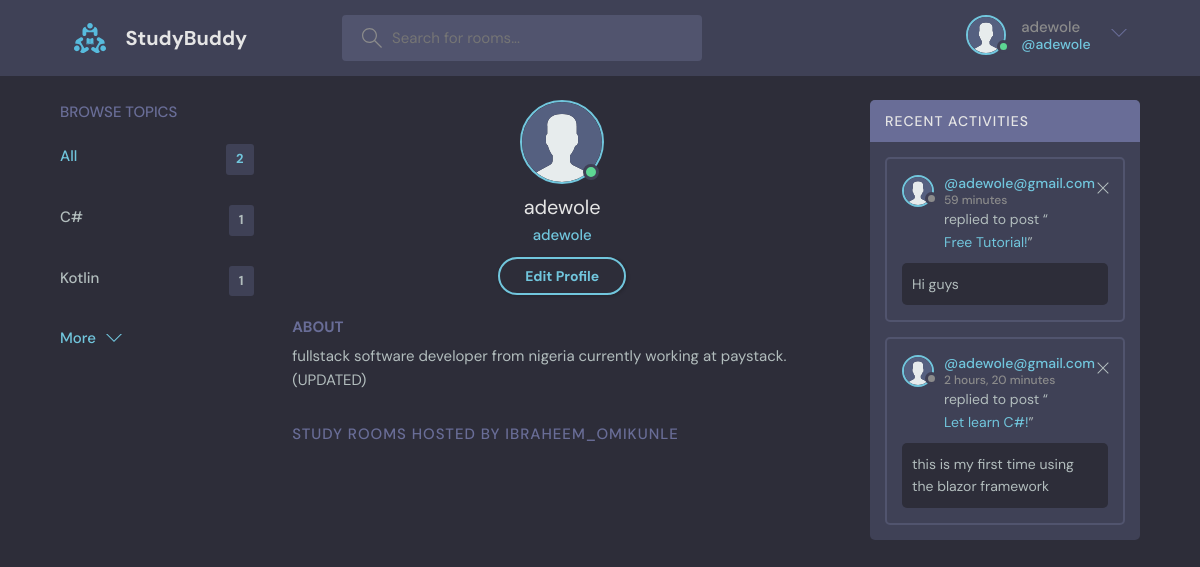
The page /profile/1/ (signed in) on the database its author committed.
### base/models.py (models this page shows, shortened)
class User(AbstractUser):
    name = models.CharField(max_length=200, null=True)
    email = models.EmailField(unique=True, null=True)
    bio = models.TextField(null=True)
    avatar = models.ImageField(null=True, default="avatar.svg")
    USERNAME_FIELD = 'email'
    REQUIRED_FIELDS = []

class Topic(models.Model):
    name = models.CharField(max_length=200)

class Message(models.Model):
    user = models.ForeignKey(User, on_delete=models.CASCADE)
    room = models.ForeignKey(Room, on_delete=models.CASCADE)
    body = models.TextField()
    updated = models.DateTimeField(auto_now=True)
    created = models.DateTimeField(auto_now_add=True)
    class Meta:
        ordering = ['-updated', '-created']

class Room(models.Model):
    host = models.ForeignKey(User, on_delete=models.SET_NULL, null=True)
    topic = models.ForeignKey(Topic, on_delete=models.SET_NULL, null=True)
    name = models.CharField(max_length=200)
    description = models.TextField(null=True, blank=True)
    participants = models.ManyToManyField(User, related_name='participants', blank=True)
    updated = models.DateTimeField(auto_now=True)
    created = models.DateTimeField(auto_now_add=True)
    class Meta:
        ordering = ['-updated', '-created']
    def __str__(self):
        return self.name

### base/views.py (the view)
# urls.py: path('profile/<str:pk>/', views.userProfile, name="user-profile"),
@login_required(login_url='login')
def userProfile(request, pk):
    user = User.objects.get(id=pk)
    '''

    # users = User.objects.all()
    # ===> all the messages that we have in a room will be rendered out
    # ===> a user will be able to see all their activities
    '''
    room_messages = user.message_set.all()
    room = user.room_set.all()
    topics = Topic.objects.all()
    context = {'user': user, 'room':room, 'room_messages':room_messages, 'topics':topics}
    return render(request, 'base/profile.html', context)

### base/templates/base/profile.html (shortened to what this page needs)
{% extends 'main.html' %}
{% block content %}
  <main class="profile-page layout layout--3">
    <div class="container">
      {% include "base/topics_component.html" %}
      <div class="roomList">
        <div class="profile">
          <div class="profile__avatar">
            <div class="avatar avatar--large active">
              <img src="{{user.avatar.url}}" />
            </div>
          </div>
          <div class="profile__info">
            <h3>{{user.username}}</h3>
            <p>{{user.username}}</p>
            {% if request.user == user %}
            <a href="{% url 'update-user' %}" class="btn btn--main btn--pill">Edit Profile</a>
            {% endif %}
          </div>
          <div class="profile__about">
            <h3>About</h3>
            <p>
              {{user.bio}}
            </p>
          </div>
        </div>
        <div class="roomList__header">
          <div>
            <h2>Study Rooms Hosted by ibraheem_omikunle</h2>
          </div>
        </div>
      </div>
      {% include "base/activity_component.html" %}
    </div>
  </main>
{% endblock content %}

### templates/main.html (shortened to what this page needs)
<!DOCTYPE html>
{% load static %}
<html lang="en">
  <head>
    <link rel="stylesheet" href="{% static 'styles/style.css' %} " />
  </head>
  <body>
    {% include 'navbar.html' %}
   {% block content %}
    {% endblock %}
  </body>
</html>

### templates/navbar.html (shortened to what this page needs)
{% load static %}
<header class="header header--loggedIn">
    <div class="container">
      <a href="{% url 'home' %}" class="header__logo">
        <img src="{% static 'images/logo.svg' %}" />
        <h1>StudyBuddy</h1>
      </a>
      <form class="header__search" method="GET" action="{% url 'home' %}">
        <label>
          <input type="text" name="q" placeholder="Search for rooms..." />
        </label>
      </form>
      <nav class="header__menu">
        {% if request.user.is_authenticated %}
        <div class="header__user">
          <a href="{% url 'update-user' %}">
            <div class="avatar avatar--medium active">
              <img src="{{request.user.avatar.url}}" />
            </div>
            <p>{{request.user.username}}<span>@{{request.user.username}}</span></p>
          </a>
          <button class="dropdown-button">
            <svg version="1.1" xmlns="http://www.w3.org/2000/svg" width="32" height="32" viewBox="0 0 32 32">
              <title>chevron-down</title>
              <path d="M16 21l-13-13h-3l16 16 16-16h-3l-13 13z"></path>
            </svg>
          </button>
        </div>
        {% else %}
        <a href="{% url 'login' %}">
          <img src="{% static 'images/avatar.svg' %}" />
          <p>Login</p>
        </a>
        {% endif %}
      </nav>
    </div>
  </header>

### base/templates/base/topics_component.html
<div class="topics">
  <div class="topics__header">
    <h2>Browse Topics</h2>
  </div>
  <ul class="topics__list">
    <li>
      <a href="{% url 'home' %}" class="active">All <span>{{topics.count}}</span></a>
    </li>
    {% for topic in topics %}
    <li>
      <a href="{% url 'home' %}?q={{topic.name}}">{{topic.name}} <span>{{topic.room_set.all.count}}</span></a>
    </li>
    {% endfor %}
  </ul>
  <a class="btn btn--link" href=" {% url 'topics'  %} ">
    More
    <svg version="1.1" xmlns="http://www.w3.org/2000/svg" width="32" height="32" viewBox="0 0 32 32">
      <title>chevron-down</title>
      <path d="M16 21l-13-13h-3l16 16 16-16h-3l-13 13z"></path>
    </svg>
  </a>
</div>

### base/templates/base/activity_component.html
 <div class="activities">
  <div class="activities__header">
    <h2>Recent Activities</h2>
  </div>
  {% for message in room_messages %}
    <div class="activities__box">
    <div class="activities__boxHeader roomListRoom__header">
      <a href="{% url 'user-profile' message.user.id %}" class="roomListRoom__author">
        <div class="avatar avatar--small">
          <img src="{{message.user.avatar.url}}" />
        </div>
        <p>
          @{{message.user}}
          <span>{{message.created|timesince}}</span>
        </p>
      </a>
      {% if request.user == message.user %}
      <div class="roomListRoom__actions">
        <a href="{% url 'delete-message' message.id %}">
          <svg version="1.1" xmlns="http://www.w3.org/2000/svg" width="32" height="32" viewBox="0 0 32 32">
            <title>remove</title>
            <path
              d="M27.314 6.019l-1.333-1.333-9.98 9.981-9.981-9.981-1.333 1.333 9.981 9.981-9.981 9.98 1.333 1.333 9.981-9.98 9.98 9.98 1.333-1.333-9.98-9.98 9.98-9.981z"
            ></path>
          </svg>
        </a>
      </div>
    {% endif %}
    </div>
    <div class="activities__boxContent">
      <p>replied to post “<a href="{% url 'room' message.room.id %}">{{message.room}}!</a>”</p>
      <div class="activities__boxRoomContent">
        {{message.body}}
      </div>
    </div>
  </div>
{% endfor %}
</div>

### rows shown on the page
User: user.avatar (placeholder picture), user.username "adewole", avatar (placeholder picture), username "adewole", bio "fullstack software developer from nigeria currently working at paystack.(UPDATED)"
Topic: name "C#", room_set.all.count "1"
Topic: name "Kotlin", room_set.all.count "1"
Message: user.avatar (placeholder picture), user "adewole@gmail.com", created "59 minutes", room "Free Tutorial", body "Hi guys"
Message: user.avatar (placeholder picture), user "adewole@gmail.com", created "2 hours, 20 minutes", room "Let learn C#", body "this is my first time using the blazor framework"

### other values the page prints
{{ topics.count }} "2"
